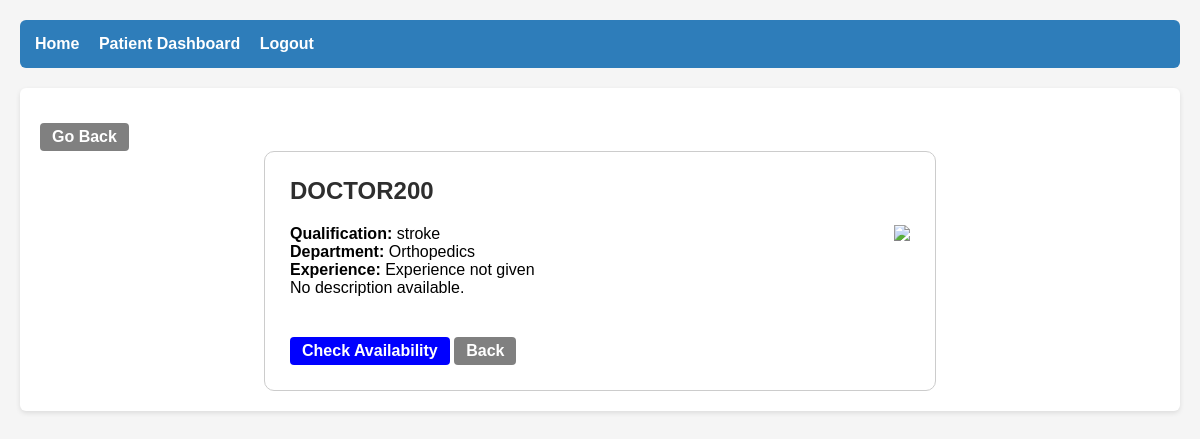
The page /patient/doctor/1/details (signed in) on the database its author committed.
### app.py (models this page shows, shortened)
class User(db.Model):
    __tablename__ = 'users'
    id = db.Column(db.Integer,primary_key=True)
    name=db.Column(db.String(120), nullable=False)
    email=db.Column(db.String(120),unique=True, nullable=False)
    passwordwithhash=db.Column(db.String(255), nullable=False)
    role=db.Column(db.String(30), nullable=False)
    active=db.Column(db.Boolean, nullable=True,default=True)
    doctor=db.relationship('Doctor', backref='user',uselist=False)#user->doctor one to one relationship single object
    patient=db.relationship('Patient', backref='user',uselist=False)#user->Patient again a one to one a user can be a doctor or a patient
    @property
    def is_authenticated(self):
        return True

class Doctor(db.Model):#The Doctor is linked with the user stores the department and the specalization
    __tablename__ = 'doctors'
    id = db.Column(db.Integer, primary_key=True)
    user_id = db.Column(db.Integer, db.ForeignKey('users.id'), nullable=False)
    specialization = db.Column(db.String(120), nullable=False)
    department_id = db.Column(db.Integer, db.ForeignKey('departments.id'))
    bio = db.Column(db.String(255))
    appointments = db.relationship('Appointment', backref='doctor', lazy=True)
    avail = db.relationship('DoctorAvail', backref='doctor', lazy=True )

class Department(db.Model):#This is the department model
    __tablename__='departments'
    id=db.Column(db.Integer,primary_key=True)
    name=db.Column(db.String(120), nullable=False)
    description=db.Column(db.String(255))
    doctors=db.relationship('Doctor',backref='department',lazy=True)

### app.py (the view)
        @login_required
        def wrapper(*args, **kwargs):
            if current_user.role != role:
                abort(403)
            if not current_user.active:
                flash("Your account is deactivated/blacklisted.", "danger")#Ensures that user is logged in has the correct role and is active
                return redirect(url_for('login'))
            return fn(*args, **kwargs)

### app.py (called while the page is built)
@login_manager.user_loader
def load_user(user_id):
    return User.query.get(int(user_id))

def role_required(role):
    def decorator(fn):
        @login_required
        def wrapper(*args, **kwargs):
            if current_user.role != role:
                abort(403)
            if not current_user.active:
                flash("Your account is deactivated/blacklisted.", "danger")#Ensures that user is logged in has the correct role and is active
                return redirect(url_for('login'))
            return fn(*args, **kwargs)
        wrapper.__name__ = fn.__name__
        return wrapper
    return decorator

@app.route('/patient/doctor/<int:doctor_id>/details')
@role_required('patient')
def patient_doctor_details(doctor_id):
    doc = Doctor.query.get_or_404(doctor_id)
    return render_template('patient/doctor_details.html', doctor=doc)

### templates/patient/doctor_details.html (shortened to what this page needs)
{% extends "base.html" %}
{% block content %}
<a href="{{ url_for('department_details', dept_id=doctor.department_id) }}" class="btn btn-secondary mb-3">Go Back</a>
<div class="doctor-d">
 <h2>{{ doctor.user.name }}</h2>
     <div class="doctor-info">
 <div class="doctor-text">
 <p><strong>Qualification:</strong> {{ doctor.specialization }}</p>
            <p><strong>Department:</strong> {{ doctor.department.name }}</p>
            <p><strong>Experience:</strong>
                {{ doctor.bio or "Experience not given" }}
            </p>
             <p>{{ doctor.bio or "No description available." }}</p>
        </div>
  <div class="doctor-img">
            <img src="https://cdn-icons-png.flaticon.com/512/847/847969.png" width="120">
        </div>
</div>
<div class="btn-box">
        <a class="btn btn-primary"
           href="{{ url_for('patient_check_availability', doctor_id=doctor.id) }}">
           Check Availability
        </a>
<a class="btn btn-secondary"
           href="{{ url_for('department_details', dept_id=doctor.department_id) }}">
           Back
        </a>
    </div>
</div>
{% endblock %}

### static/styles.css (style rules this page uses)
* { margin: 0; padding: 0; box-sizing: border-box; font-family: Arial, sans-serif; }
body { background: #f5f5f5; padding: 20px; }
h1, h2, h3 { margin-bottom: 15px; color: #2e2e2e; }
button, .btn { background: #2e7dba; color: white; padding: 10px 15px; border: none; margin-top: 15px; border-radius: 4px; cursor: pointer; }
.btn { display: inline-block; padding: 8px 16px; background-color: blue; color: white !important; border-radius: 5px; text-decoration: none; font-weight: bold; text-align: center; }
.btn { padding: 5px 12px; border-radius: 4px; color: white; text-decoration: none; }
.btn-secondary { background-color: grey; }

### templates/patient/doctor_details.html (style rules this page uses)
.doctor-d { border: 1px solid #ccc; padding: 25px; border-radius: 10px; background: white; width: 60%; margin: auto; }
.doctor-info { display: flex; justify-content: space-between; margin-top: 20px; }
.doctor-text { width: 70%; font-size: 1rem; }
.btn-box { margin-top: 25px; }

### rows shown on the page
User: user.name "DOCTOR200"
Doctor: specialization "stroke", bio "Experience not given", bio "No description available."
Department: department.name "Orthopedics"
